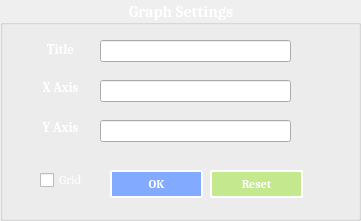
    <widget class="QGroupBox" name="__graphSettingsGroupBox">
     <property name="geometry">
      <rect>
       <x>30</x>
       <y>650</y>
       <width>361</width>
       <height>221</height>
      </rect>
     </property>
     <property name="font">
      <font>
       <family>Cambria</family>
       <pointsize>12</pointsize>
       <weight>75</weight>
       <bold>true</bold>
      </font>
     </property>
     <property name="styleSheet">
      <string notr="true">QGroupBox::title{
color: #ffffff;
}</string>
     </property>
     <property name="title">
      <string>Graph Settings</string>
     </property>
     <property name="alignment">
      <set>Qt::AlignHCenter|Qt::AlignTop</set>
     </property>
     <widget class="QLabel" name="titleLabel">
      <property name="geometry">
       <rect>
        <x>10</x>
        <y>40</y>
        <width>101</width>
        <height>20</height>
       </rect>
      </property>
      <property name="font">
       <font>
        <family>Cambria</family>
        <pointsize>10</pointsize>
        <weight>75</weight>
        <bold>true</bold>
       </font>
      </property>
      <property name="styleSheet">
       <string notr="true">QLabel{
color: #ffffff;
}</string>
      </property>
      <property name="text">
       <string>Title</string>
      </property>
      <property name="alignment">
       <set>Qt::AlignCenter</set>
      </property>
     </widget>
     <widget class="QLabel" name="xAxisLabel">
      <property name="geometry">
       <rect>
        <x>20</x>
        <y>80</y>
        <width>81</width>
        <height>16</height>
       </rect>
      </property>
      <property name="font">
       <font>
        <family>Cambria</family>
        <pointsize>10</pointsize>
        <weight>75</weight>
        <bold>true</bold>
       </font>
      </property>
      <property name="styleSheet">
       <string notr="true">QLabel{
color: #ffffff;
}</string>
      </property>
      <property name="text">
       <string>X Axis</string>
      </property>
      <property name="alignment">
       <set>Qt::AlignCenter</set>
      </property>
     </widget>
     <widget class="QLabel" name="yAxisLabel">
      <property name="geometry">
       <rect>
        <x>20</x>
        <y>120</y>
        <width>81</width>
        <height>16</height>
       </rect>
      </property>
      <property name="font">
       <font>
        <family>Cambria</family>
        <pointsize>10</pointsize>
        <weight>75</weight>
        <bold>true</bold>
       </font>
      </property>
      <property name="styleSheet">
       <string notr="true">QLabel{
color: #ffffff;
}</string>
      </property>
      <property name="text">
       <string>Y Axis</string>
      </property>
      <property name="alignment">
       <set>Qt::AlignCenter</set>
      </property>
     </widget>
     <widget class="QLineEdit" name="titleLineEdit">
      <property name="geometry">
       <rect>
        <x>100</x>
        <y>40</y>
        <width>191</width>
        <height>22</height>
       </rect>
      </property>
      <property name="font">
       <font>
        <family>Cambria</family>
       </font>
      </property>
      <property name="styleSheet">
       <string notr="true">QLineEdit{
color: #ffffff
}</string>
      </property>
     </widget>
     <widget class="QLineEdit" name="xLabelLineEdit">
      <property name="geometry">
       <rect>
        <x>100</x>
        <y>80</y>
        <width>191</width>
        <height>22</height>
       </rect>
      </property>
      <property name="styleSheet">
       <string notr="true">QLineEdit{
color: #ffffff
}</string>
      </property>
     </widget>
     <widget class="QLineEdit" name="yLabelLineEdit">
      <property name="geometry">
       <rect>
        <x>100</x>
        <y>120</y>
        <width>191</width>
        <height>22</height>
       </rect>
      </property>
      <property name="styleSheet">
       <string notr="true">QLineEdit{
color: #ffffff
}</string>
      </property>
     </widget>
     <widget class="QCheckBox" name="gridCheckBox">
      <property name="geometry">
       <rect>
        <x>40</x>
        <y>170</y>
        <width>81</width>
        <height>20</height>
       </rect>
      </property>
      <property name="font">
       <font>
        <family>Cambria</family>
        <pointsize>10</pointsize>
       </font>
      </property>
      <property name="styleSheet">
       <string notr="true">QCheckBox{
color: #ffffff;
}</string>
      </property>
      <property name="text">
       <string>Grid</string>
      </property>
     </widget>
     <widget class="QPushButton" name="graphSettingsOkButton">
      <property name="geometry">
       <rect>
        <x>110</x>
        <y>170</y>
        <width>93</width>
        <height>28</height>
       </rect>
      </property>
      <property name="font">
       <font>
        <family>Cambria</family>
        <weight>75</weight>
        <bold>true</bold>
       </font>
      </property>
      <property name="styleSheet">
       <string notr="true">QPushButton{
background: #82aaff;
color: #ffffff;
border: 2px outset #ffffff;
}
QPushButton::pressed{
border: 4px inset #ffffff;
}</string>
      </property>
      <property name="text">
       <string>OK</string>
      </property>
     </widget>
     <widget class="QPushButton" name="graphSettingsResetButton">
      <property name="geometry">
       <rect>
        <x>210</x>
        <y>170</y>
        <width>93</width>
        <height>28</height>
       </rect>
      </property>
      <property name="font">
       <font>
        <family>Cambria</family>
        <weight>75</weight>
        <bold>true</bold>
       </font>
      </property>
      <property name="styleSheet">
       <string notr="true">QPushButton{
background: #c3e88d;
color: #ffffff;
border: 2px outset #ffffff;
}
QPushButton::pressed{
border: 4px inset #ffffff;
}</string>
      </property>
      <property name="text">
       <string>Reset</string>
      </property>
     </widget>
    </widget>
